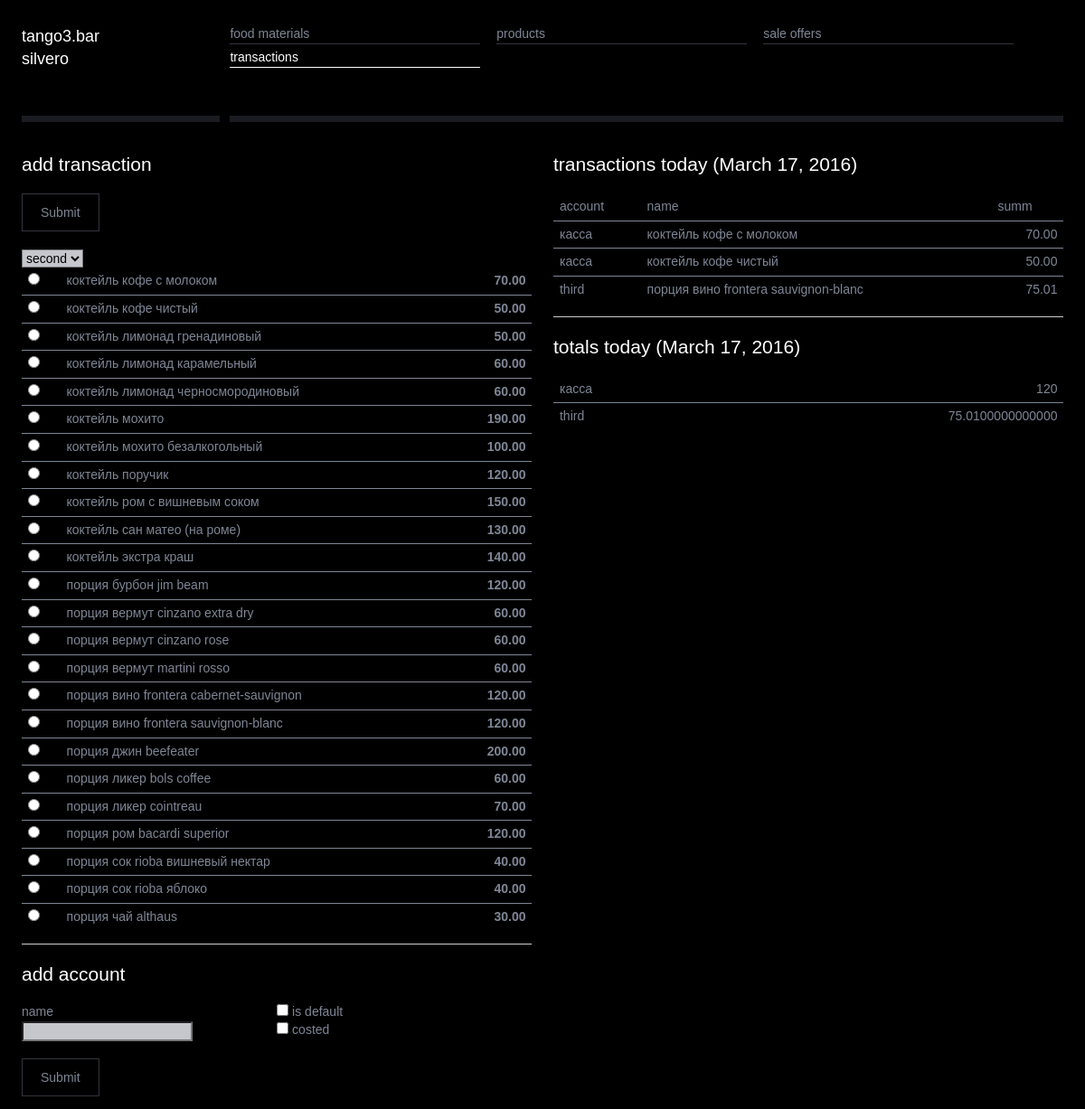
Screenshot of /bar/transaction_list (signed in) with the database file from the repository.
### bar/models.py (models this page shows, shortened)
class SaleOffer(models.Model):
	product  = models.ForeignKey(Product)
	day      = models.ForeignKey(WorkDay)
	cost     = models.DecimalField(max_digits=8, decimal_places=2, default=decimal.Decimal('0.00'))
	price    = models.DecimalField(max_digits=8, decimal_places=2, default=decimal.Decimal('0.00'))
	feasible = models.BooleanField(default=False)
	class Meta:
		ordering = ('product__name',)

class Product(models.Model):
	name        = models.CharField(max_length=200)
	recipe      = models.OneToOneField(Recipe)
	fixed_price = models.DecimalField(max_digits=8, decimal_places=2, default=0)
	rounding    = models.DecimalField(max_digits=8, decimal_places=2, default=1)
	markup      = models.DecimalField(max_digits=8, decimal_places=2, default=1)
	is_active   = models.BooleanField(default=False)

class WorkDay(models.Model):
	date       = models.DateField()
	is_current = models.BooleanField(default=False)
	class Meta:
		ordering = ['-date']
	@staticmethod
	def get_current():
		return WorkDay.objects.get(is_current=True)

class AccountTransaction(models.Model):
	account    = models.ForeignKey(Account)
	day        = models.ForeignKey(WorkDay)
	sale_offer = models.ForeignKey(SaleOffer)
	summ       = models.DecimalField(max_digits=8, decimal_places=2, blank=True)
	mod_half   = models.BooleanField(default=False)
	class Meta:
		ordering = ('-day',)
	@staticmethod
	def get_totals(day):
		return AccountTransaction.objects.filter(day=day).values('account', 'account__name', 'day').annotate(summ=Sum('summ'))

class Account(models.Model):
	name       = models.CharField(max_length=200)
	is_default = models.BooleanField(default=False)
	costed     = models.BooleanField(default=False)
	def __unicode__(self):
		return self.name

### bar/views.py (the view)
class TransactionListView(generic.ListView):
	model               = AccountTransaction
	template_name       = 'bar/transaction_list.html'
	context_object_name = 'transactions'
	def get_queryset(self):
		day = WorkDay.get_current()
		return AccountTransaction.objects.filter(day=day)
	def get_context_data(self, **kwargs):
		day = WorkDay.get_current()
		context = super(TransactionListView, self).get_context_data(**kwargs)
		context['user']     = self.request.user
		context['today']    = day
		context['offers']   = SaleOffer.objects.filter(day=day, feasible=True)
		context['accounts'] = Account.objects.all()
		context['totals']   = AccountTransaction.get_totals(day)
		return context

### bar/templates/bar/transaction_list.html (shortened to what this page needs)
<!doctype html>
<html lang="en">
<head>
	{% load staticfiles %}
	<link rel="stylesheet" href={% static "css/style.css" %}>
</head>
<body>
	<div class="container">
		<header class="header clearfix">
			<div class="logo">
				tango3.bar<br/>
				{{ user }}
			</div>
			<nav class="menu_main">
				<ul>
					<li><a href={% url 'bar:food_material_list' %}>food materials</a></li>
					<li><a href={% url 'bar:product_list' %}>products</a></li>
					<li><a href={% url 'bar:sale_offer_list' %}>sale offers</a></li>
					<li class="active"><a href={% url 'bar:transaction_list' %}>transactions</a></li>
				</ul>
			</nav>
		</header>
		<div class="info">
			<article class="article clearfix">
				<div class="col_50">
					{% if user.is_authenticated %}
						<form action={% url 'bar:add_transaction' %} method='post'>
							<h2>add transaction</h2>
							<input type='submit' class='button' /><br/><br/>
							<select name='account'>
								{% for account in accounts %}
									<option value='{{ account.id }}' {% if account.is_default %}selected{% endif %}>{{ account }}</option>
								{% endfor %}
							</select>
							<table class='table'>
								{% for offer in offers %}
									<tr>
										<td><input type="radio" name="sale_offer" id="radio-choice-{{ offer.id }}" tabindex="2" value="{{ offer.id }}" /></td>
										<td><label for="radio-choice-{{ offer.id }}">{{ offer.product.name }}</label></td>
										<td align='right'><label for="radio-choice-{{ offer.id }}"><strong>{{ offer.price }}</strong></label></td>
									</tr>
								{% endfor %}
							</table>
						</form>
						<hr/>
						<form action={% url 'bar:add_account' %} method='post'>
							<h2>add account</h2>
							<p class="col_50">
								<label for='name'>name</label><br/>
								<input type='text' name='name' id='name'/>
							</p>
							<p class="col_50">
								<label for="is_default"><input type="checkbox" name="is_default" id="is_default" /> is default</label><br/>
								<label for="costed"><input type="checkbox" name="costed" id="costed" /> costed</label>
							</p>
							<div class="clearfix"></div><br/>
							<p class='col_100'>
								<input type='submit' class='button'/>
							</p>
						</form>
					{% else %}
						&nbsp;
					{% endif %}
				</div>
				<div class="col_50">
					<h2>transactions today ({{ today.date }})</h2>
					<table class='table'>
						<tr>
							<th>account</th>
							<th>name</th>
							<th>summ</th>
						</tr>
						{% for transaction in transactions %}
							<tr>
								<td>{{ transaction.account }}</td>
								<td>{{ transaction.sale_offer.product.name }}</td>
								<td align='right'>{{ transaction.summ }}</td>
							</tr>
						{% endfor %}
					</table>
					<hr/>
					<h2>totals today ({{ today.date }})</h2>
					<table class='table'>
						{% for row in totals %}
							<tr>
								<td>{{ row.account__name }}</td>
								<td align='right'>{{ row.summ }}</td>
							</tr>
						{% endfor %}
					</table>
				</div>
			</article>
		</div>
	</div>
</body>

### bar/static/css/style.css (style rules this page uses)
.col_50 { width:48%; margin:0 2% 0 0; float:left; }
.col_100 { width:98%; margin:0 2% 0 0; }

### bar/static/css/skin.css (style rules this page uses)
body { font-family:arial, sans-serif; color:#7E8695; background:#000; }
a { color:#7E8695; }
ul li, ol li { padding:0 0 0.4em 0; }
input, textarea, select { background:#c6c7cc; }
.container { max-width:1300px; margin:0 auto; position:relative; }
.header { margin:0; padding:2em 2% 0 2%; position:fixed; z-index:10; height:107px; width:96%; background:#000; max-width:1240px; }
.logo { float:left; display:inline-block; font-size:18px; color:#fff; border-bottom:7px solid #1A1C21; width:19%; height:100px; }
.menu_main { width:80%; height:100px; float:right; border-bottom:7px solid #1A1C21; }
.menu_main a, .menu_main a:visited { display:inline-block; width:100%; border-bottom:1px solid #32353C; color:#7E8695; text-decoration:none; }
.menu_main li { display:inline-block; width:30%; float:left; margin:0 2% 0 0; }
.menu_main li.active a { border-bottom:1px solid #fff; color:#fff; cursor:default; }
.info { padding:150px 0 1em 2%; }
h1, h2 { font-weight:normal; color:#fff; }
a.button, .button { border:1px solid #32353C; text-align:center; text-decoration:none; color:#7E8695; padding:12px 20px; font-family:verdana, sans-serif; display:inline-block; background:none; }
.table { width:100%; }
.table th { padding:5px 7px; font-weight:normal; text-align:left; }
.table td { padding:5px 7px; }
.table tr { border-bottom:1px solid #7E8695; }
.table tr:last-child { border:0; }

### rows the page displays
SaleOffer: product.name "коктейль кофе с молоком", price "70.00"
SaleOffer: product.name "коктейль кофе чистый", price "50.00"
SaleOffer: product.name "коктейль лимонад гренадиновый", price "50.00"
SaleOffer: product.name "коктейль лимонад карамельный", price "60.00"
SaleOffer: product.name "коктейль лимонад черносмородиновый", price "60.00"
SaleOffer: product.name "коктейль мохито", price "190.00"
SaleOffer: product.name "коктейль мохито безалкогольный", price "100.00"
SaleOffer: product.name "коктейль поручик", price "120.00"
SaleOffer: product.name "коктейль ром с вишневым соком", price "150.00"
SaleOffer: product.name "коктейль сан матео (на роме)", price "130.00"
SaleOffer: product.name "коктейль экстра краш", price "140.00"
SaleOffer: product.name "порция бурбон jim beam", price "120.00"
SaleOffer: product.name "порция вермут cinzano extra dry", price "60.00"
SaleOffer: product.name "порция вермут cinzano rose", price "60.00"
SaleOffer: product.name "порция вермут martini rosso", price "60.00"
SaleOffer: product.name "порция вино frontera cabernet-sauvignon", price "120.00"
SaleOffer: product.name "порция вино frontera sauvignon-blanc", price "120.00"
SaleOffer: product.name "порция джин beefeater", price "200.00"
SaleOffer: product.name "порция ликер bols coffee", price "60.00"
SaleOffer: product.name "порция ликер cointreau", price "70.00"
SaleOffer: product.name "порция ром bacardi superior", price "120.00"
SaleOffer: product.name "порция сок rioba вишневый нектар", price "40.00"
SaleOffer: product.name "порция сок rioba яблоко", price "40.00"
SaleOffer: product.name "порция чай althaus", price "30.00"
WorkDay: date "March 17, 2016"

### other values shown
{{ user }} "silvero"
{{ row.account__name }} "касса" "third"
{{ row.summ }} "120" "75.0100000000000"
form field account "second"
